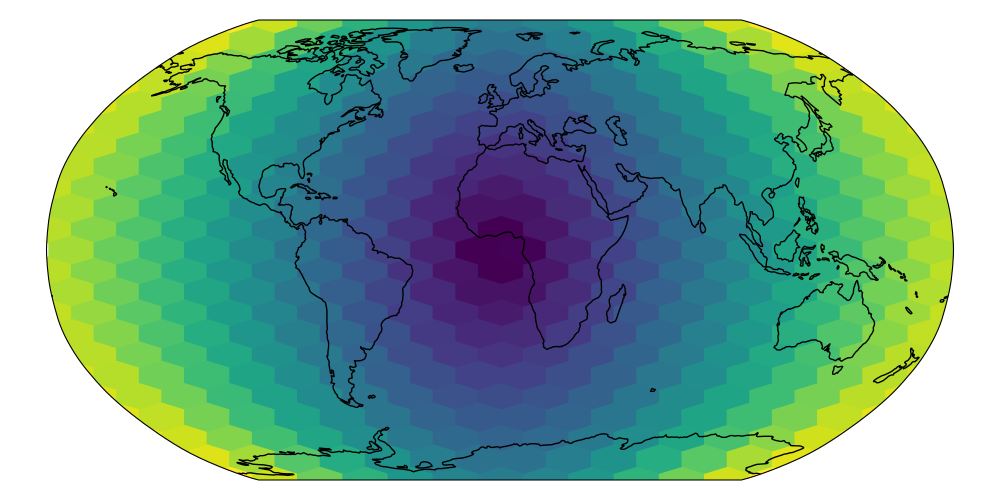

Here is the Python script that generated this plot:
import matplotlib.pyplot as plt
import numpy as np
import cartopy.crs as ccrs

fig = plt.figure(figsize=(10, 5))
ax = plt.axes(projection=ccrs.Robinson())
ax.coastlines()

x, y = np.meshgrid(np.arange(-179, 181), np.arange(-90, 91))
data = np.sqrt(x**2 + y**2)
ax.hexbin(x.flatten(), y.flatten(), C=data.flatten(),
          gridsize=20, transform=ccrs.PlateCarree())
plt.show()
